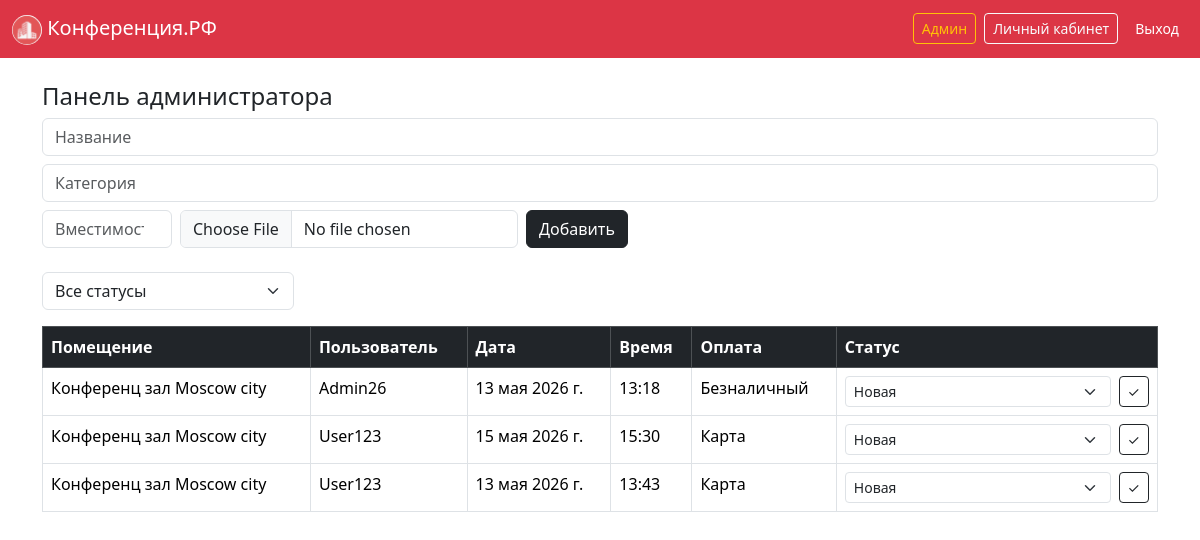
The page /admin-panel/ (signed in) on the database its author committed.
### app/models.py (models this page shows, shortened)
class Booking(models.Model):
    user = models.ForeignKey(User, on_delete=models.CASCADE)
    room = models.ForeignKey(Room, on_delete=models.CASCADE)
    status = models.ForeignKey(Status, on_delete=models.SET_NULL, null=True)
    date = models.DateField()
    time = models.TimeField(blank=True, null=True)
    payment = models.CharField(max_length=50, blank=True)
    comment = models.TextField(blank=True)
    review = models.TextField(blank=True)

class Room(models.Model):
    name = models.CharField(max_length=100)
    category = models.CharField(max_length=100)
    capacity = models.IntegerField(default=0)
    image = models.ImageField(upload_to='rooms/', blank=True, null=True)
    is_active = models.BooleanField(default=True)

class User(AbstractUser):
    patronymic = models.CharField(max_length=100, blank=True, null=True)
    phone = models.CharField(max_length=50, blank=True, null=True)

class Status(models.Model):
    name = models.CharField(max_length=50)

### app/views.py (the view, shortened to what this page needs)
# urls.py: path('admin-panel/', views.admin_panel, name='admin_panel'),
@login_required
def admin_panel(request):
    if not request.user.is_staff: return redirect('rooms')
    error = None
    bookings = Booking.objects.select_related('room', 'user', 'status').all()
    status_filter = request.GET.get('status_filter')
    if status_filter: bookings = bookings.filter(status__pk=status_filter)
    return render(request, 'admin_panel.html', {'bookings': bookings, 'statuses': Status.objects.all(), 'error': error})

### app/templates/admin_panel.html (shortened to what this page needs)
{% extends 'base.html' %}
{% block content %}
<h4>Панель администратора</h4>
<form method='post' enctype='multipart/form-data' class='d-flex gap-2 mb-4 flex-wrap'>{% csrf_token %}
  <input name='name' class='form-control' placeholder='Название' required>
  <input name='category' class='form-control' placeholder='Категория'>
  <input name='capacity' type='number' class='form-control' placeholder='Вместимость' style='width:130px'>
  <input name='image' type='file' accept='image/*' class='form-control' style='width:auto'>
  <button class='btn btn-dark'>Добавить</button>
</form>
<form method='get' class='d-flex gap-2 mb-3'>
  <select name='status_filter' class='form-select w-auto' onchange='this.form.submit()'>
    <option value=''>Все статусы</option>
  </select>
</form>
<table class='table table-bordered bg-white'>
  <thead class='table-dark'><tr><th>Помещение</th><th>Пользователь</th><th>Дата</th><th>Время</th><th>Оплата</th><th>Статус</th></tr></thead>
  <tbody>
    {% for b in bookings %}
    <tr>
      <td>{{ b.room.name }}</td>
      <td>{{ b.user.username }}</td>
      <td>{{ b.date }}</td>
      <td>{{ b.time }}</td>
      <td>{{ b.payment }}</td>
      <td>
        <form method='post' action='{% url "change_status" b.pk %}'>{% csrf_token %}
          <div class='d-flex gap-2'>
            <select name='status' class='form-select form-select-sm'>
              {% for s in statuses %}<option value='{{ s.pk }}' {% if b.status == s %}selected{% endif %}>{{ s.name }}</option>{% endfor %}
            </select>
            <button class='btn btn-sm btn-outline-dark'>✓</button>
          </div>
        </form>
      </td>
    </tr>
    {% empty %}
    <tr><td colspan='6' class='text-center text-muted'>Заявок нет</td></tr>
    {% endfor %}
  </tbody>
</table>
{% endblock %}

### rows shown on the page
Booking: room.name "Конференц зал Moscow city", user.username "Admin26", date "13 мая 2026 г.", time "13:18", payment "Безналичный", status "Новая"
Booking: room.name "Конференц зал Moscow city", user.username "User123", date "15 мая 2026 г.", time "15:30", payment "Карта", status "Новая"
Booking: room.name "Конференц зал Moscow city", user.username "User123", date "13 мая 2026 г.", time "13:43", payment "Карта", status "Новая"
